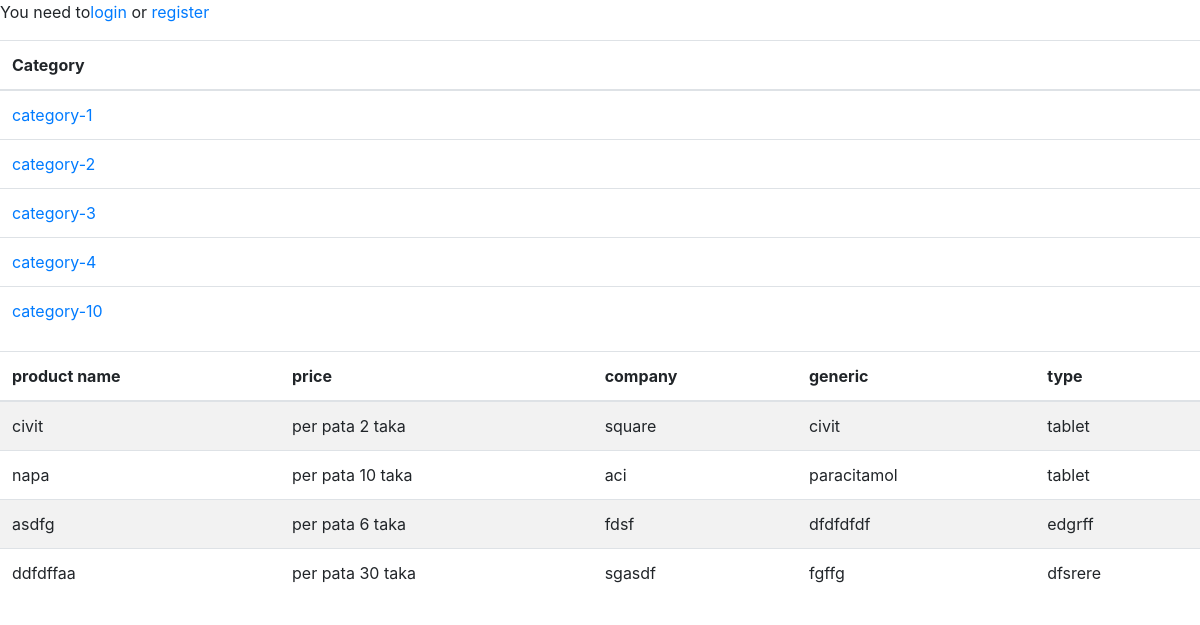
The page / on the database its author committed.
### tables this page shows
CREATE TABLE `category` (
  `id` int(11) NOT NULL,
  `category_name` varchar(100) NOT NULL
);

CREATE TABLE `product` (
  `id` int(11) NOT NULL,
  `price` int(11) NOT NULL,
  `product_name` varchar(50) NOT NULL,
  `generic` varchar(100) NOT NULL,
  `type` varchar(50) NOT NULL,
  `company` varchar(100) NOT NULL,
  `category_id` int(11) NOT NULL,
  `image` varchar(100) NOT NULL DEFAULT 'default.jpg',
  `status` tinyint(4) NOT NULL DEFAULT 0
);

### classes/DB.php (called while the page is built, shortened)
<?php
class DB{
    private static $_connect=null;
    private $_pdo=null,$_count=0,$_error=false,$_result=null,$_stmt;
    public function __construct()
    {
        try{
        $this->_pdo = new PDO('mysql:host=localhost;dbname=ousud','root','');
        }
        catch(PDOException $e)
        {
            die($e->getMessage());
        }
    }
    public static function connect()
    {
        if(self::$_connect == null)
        {
            self::$_connect = new DB();
        }
        return self::$_connect;
    }
    private function query($sql,$fields = array())
    {
        if($this->_stmt = $this->_pdo->prepare($sql))
        {
            if($this->_stmt->execute())
            {
                $this->_count = $this->_stmt->rowCount();
            }
            else{
                $this->_error = true;
            }
        }
        return $this;
    }
    public function fetchAll()
    {
         $this->_result = $this->_stmt->fetchAll(PDO::FETCH_OBJ);
         return $this;
    }
    public function result()
    {
        return $this->_result;
    }
    public function getAll($table)
    {
        $sql = "SELECT * FROM {$table}";
        return $this->query($sql,array());
    }
}

### classes/Config.php (called while the page is built)
<?php
class Config{
    public static function get($path = null)
    {
        if($path)
        {
            $config = $GLOBALS['config'];
            $paths = explode('/',$path);
            foreach($paths as $path)
            {
                if(isset($config[$path]))
                {
                    $config = $config[$path];
                }
            }
            return $config;
        }
        return false;
    }
}

### classes/User.php (called while the page is built, shortened)
<?php
class User{
    private $_isLoggedin;
    public function __construct($user=null)
    {
        $this->_sessionName = Config::get('session/session_name');
    }
    public function isLoggedIn()
    {
        return $this->_isLoggedin;
    }
}

### classes/Session.php (called while the page is built, shortened)
<?php
class Session{
    public static function exists($name)
    {
        return (isset($_SESSION[$name]))?true:false;
    }
}

### index.php (the view, shortened to what this page needs)
<?php
require_once 'init/init.php';
$user = new User();
if($user->isLoggedIn())
{
    ?>
    <ul>
        <li><a href="logout.php">logout</a></li>
        <?php if(Session::exists('admin')){
            ?>
        <li><a href="dashboard.php">Dashboard</a></li>
            <?php
        }
        ?>
    </ul>
<?php
}
else
{
    ?>
    <div>
        <p>You need to<a href="login.php">login</a> or <a href="register.php">register</a></p>
    </div>
<?php
}
$categories = DB::connect()->getAll('category')->fetchAll()->result();
?>
<table class="table">
  <thead>
    <tr>
      <th scope="col">Category</th>
    </tr>
  </thead>
  <tbody>
      <?php foreach($categories as $category): ?>
        <tr>
          <td><a href="index.php?id=<?php echo $category->id;?>"><?php echo $category->category_name ;?></a></td>
        </tr>
      <?php endforeach;?>
  </tbody>
</table>
<?php
$id = (isset($_GET['id']))?$_GET['id'] : '';
if(!empty($id)){
    $products = DB::connect()->get('product',array('category_id'=>$id))->fetchAll()->result();
    }
    else{
        $products = DB::connect()->getAll('product')->fetchAll()->result();
    }
?>
<table class="table table-striped">
  <thead>
    <tr>
      <th scope="col">product name</th>
      <th scope="col">price</th>
      <th scope="col">company</th>
      <th scope="col">generic</th>
      <th scope="col">type</th>
    </tr>
  </thead>
  <tbody>
    <?php foreach($products as $product): ?>
        <tr>
        <td><?php echo $product->product_name; ?></td>
        <td><span>per pata </span><?php echo $product->price; ?><span> taka</span></td>
        <td><?php echo $product->company; ?></td>
        <td><?php echo $product->generic; ?></td>
        <td><?php echo $product->type; ?></td>
        </tr>
    <?php endforeach;?>
  </tbody>
</table>
</body>
</html>

### init/init.php (shortened to what this page needs)
<!doctype html>
<html>
    <head>
    <link rel="stylesheet" href="https://stackpath.bootstrapcdn.com/bootstrap/4.5.2/css/bootstrap.min.css">
    </head>
   <body>

### rows shown on the page
category: category_name "category-1"
category: category_name "category-2"
category: category_name "category-3"
category: category_name "category-4"
category: category_name "category-10"
product: product_name "civit", price "2", company "square", generic "civit", type "tablet"
product: product_name "napa", price "10", company "aci", generic "paracitamol", type "tablet"
product: product_name "asdfg", price "6", company "fdsf", generic "dfdfdfdf", type "edgrff"
product: product_name "ddfdffaa", price "30", company "sgasdf", generic "fgffg", type "dfsrere"
